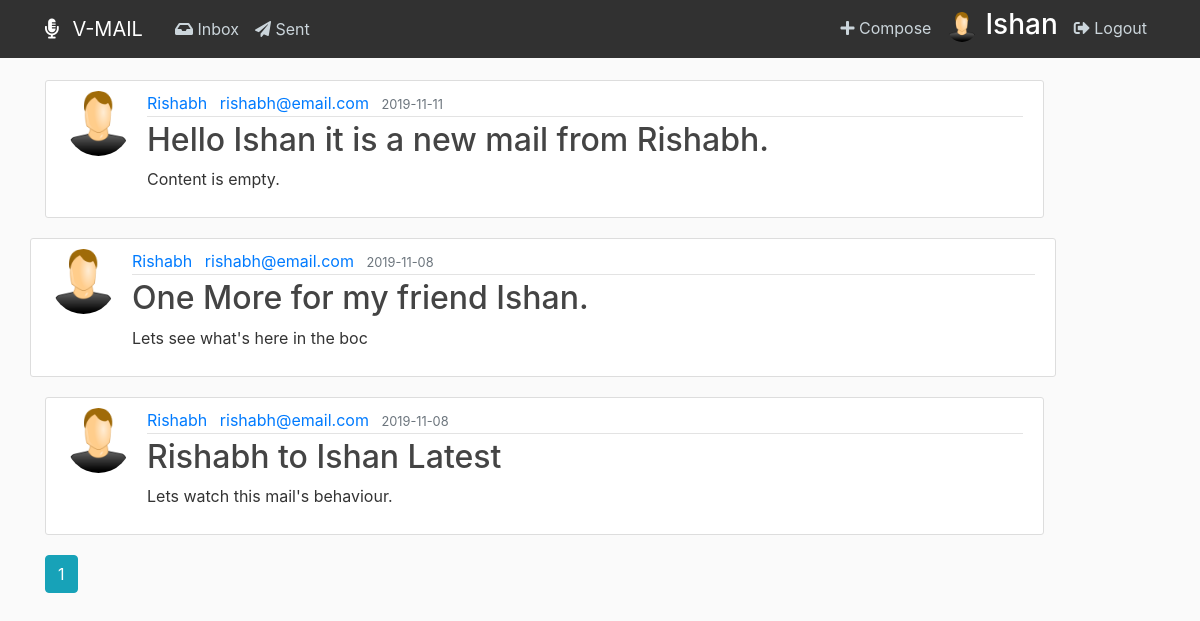
Screenshot of /inbox (signed in) with the database file from the repository.
### vmail/models.py (models this page shows, shortened)
class User(db.Model, UserMixin):
    id = db.Column(db.Integer, primary_key=True)
    username = db.Column(db.String(20), unique=True, nullable=False)
    email = db.Column(db.String(120), unique=True, nullable=False)
    image_file = db.Column(db.String(20), nullable=False,
                           default='default.png')
    password = db.Column(db.String(60), nullable=False)
    mails = db.relationship('Mail', backref='author', lazy=True)

class Mail(db.Model):
    id = db.Column(db.Integer, primary_key=True)
    title = db.Column(db.String(100), nullable=False)
    date_posted = db.Column(db.DateTime, nullable=False,
                            default=datetime.utcnow)
    content = db.Column(db.Text, nullable=False)
    receiver_id = db.Column(db.Integer, nullable=False)
    user_id = db.Column(db.Integer, db.ForeignKey('user.id'), nullable=False)

### vmail/routes.py (the view)
@app.route("/inbox")
def inbox():
    page = request.args.get('page', 1, type=int)
    user = User.query.filter_by(username=current_user.username).first_or_404()
    mails = Mail.query.filter_by(receiver_id=user.id).order_by(
        Mail.date_posted.desc()).paginate(page=page, per_page=10)
    return render_template('inbox.html', mails=mails)

### vmail/models.py (called while the page is built)
@login_manager.user_loader
def user(user_id):
    return User.query.get(int(user_id))

### vmail/templates/inbox.html
{% extends "layout.html" %}
{% block content %}
    {% for mail in mails.items %}
    {% if mail.content|length > 50 %}
      {% set con = mail.content[:50] + "..." %}
    {% else %}
      {% set con = mail.content %}
    {% endif %}
      <a href="{{ url_for('mail', mail_id=mail.id) }}">
        <article class="media content-section">
          <img class="rounded-circle article-img" src="{{ url_for('static', filename='media/' + mail.author.image_file) }}">
          <div class="media-body">
            <div class="article-metadata">
              <a class="mr-2" href="#">{{ mail.author.username }}</a>
              <a class="mr-2" href="#">{{ mail.author.email }}</a>
              <small class="text-muted">{{ mail.date_posted.strftime('%Y-%m-%d') }}</small>
            </div>
              <h2>{{ mail.title }}</h2>
              <p class="article-content">{{ con }}</p>
            </div>
          </div>
        </article>
      </a>
    {% endfor %}
    {% for page_num in mails.iter_pages(left_edge=1, right_edge=1, left_current=1, right_current=2) %}
      {% if page_num %}
        {% if mails.page == page_num %}
          <a class="btn btn-info mb-4" href="{{ url_for('inbox', page=page_num) }}">{{ page_num }}</a>
        {% else %}
          <a class="btn btn-outline-info mb-4" href="{{ url_for('inbox', page=page_num) }}">{{ page_num }}</a>
        {% endif %}
      {% else %}
        ...
      {% endif %}
    {% endfor %}
{% endblock content %}

### vmail/templates/layout.html (shortened to what this page needs)
<!DOCTYPE html>
<html>
  <head>
    <link
      rel="stylesheet"
      href="https://maxcdn.bootstrapcdn.com/bootstrap/4.0.0/css/bootstrap.min.css"
    />
    <link
      rel="stylesheet"
      href="https://use.fontawesome.com/releases/v5.8.2/css/all.css"
    />
    <link
      rel="stylesheet"
      type="text/css"
      href="{{ url_for('static', filename='main.css') }}"
    />
  </head>
  <body>
    <header class="site-header">
      <nav class="navbar navbar-expand-md navbar-dark bg-steel fixed-top">
        <div class="container">
          <a class="navbar-brand mr-4" href="/"><i class="fas fa-microphone-alt mr-2"></i> V-MAIL</a>
          <div class="collapse navbar-collapse" id="navbarToggle">
            <div class="navbar-nav mr-auto">
              <a class="nav-item nav-link" href="{{ url_for('inbox') }}"
                ><i class="fas fa-inbox"></i></i> Inbox</a
              >
              <a class="nav-item nav-link" href="{{ url_for('sent_mail') }}"
                ><i class="fas fa-paper-plane"></i> Sent</a
              >
            </div>
            <div class="navbar-nav">
              {% if current_user.is_authenticated %}
              <a class="nav-item nav-link" href="{{ url_for('new_mail') }}"
                ><i class="fas fa-plus"></i> Compose</a
              >
              <img
                class="acc-nav-img ml-2 mr-2 mt-1"
                src="{{ url_for('static', filename='media/' + current_user.image_file) }}"
              />
              <h3 class="mr-2" style="color:white;">
                {{ current_user.username }}
              </h3>
              <a class="nav-item nav-link" href="{{ url_for('logout') }}"
                ><i class="fas fa-sign-out-alt"></i> Logout</a
              >
              {% endif %}
            </div>
          </div>
        </div>
      </nav>
    </header>
    <main role="main" class="container">
      <div class="row">
        <div class="col-md-12">
           {% block content %}{% endblock
          %}
    </main>
  </body>
</html>

### vmail/static/main.css (style rules this page uses)
body { background: #fafafa; color: #333333; margin-top: 5rem; }
h1, h2, h3, h4, h5, h6 { color: #444444; }
.bg-steel { background-color: #313131; }
.site-header .navbar-nav .nav-link { color: #cbd5db; }
.content-section { background: #ffffff; padding: 10px 20px; width: 90%; border: 1px solid #dddddd; border-radius: 3px; margin-bottom: 20px; }
.article-content { white-space: pre-line; }
.article-img { height: 65px; width: 65px; margin-right: 16px; }
.article-metadata { padding-bottom: 1px; margin-bottom: 4px; border-bottom: 1px solid #e3e3e3; }
.acc-nav-img { border-radius: 50%; height: 30px; width: 30px; }

### rows the page displays
User: image_file (placeholder picture), username "Ishan"
Mail: image_file (placeholder picture), author.username "Rishabh", author.email "rishabh@email.com", date_posted "2019-11-11", title "Hello Ishan it is a new mail from Rishabh.", content "Content is empty."
Mail: image_file (placeholder picture), author.username "Rishabh", author.email "rishabh@email.com", date_posted "2019-11-08", title "One More for my friend Ishan.", content "Lets see what's here in the boc"
Mail: image_file (placeholder picture), author.username "Rishabh", author.email "rishabh@email.com", date_posted "2019-11-08", title "Rishabh to Ishan Latest", content "Lets watch this mail's behaviour."

### other values shown
{{ page_num }} "1"
